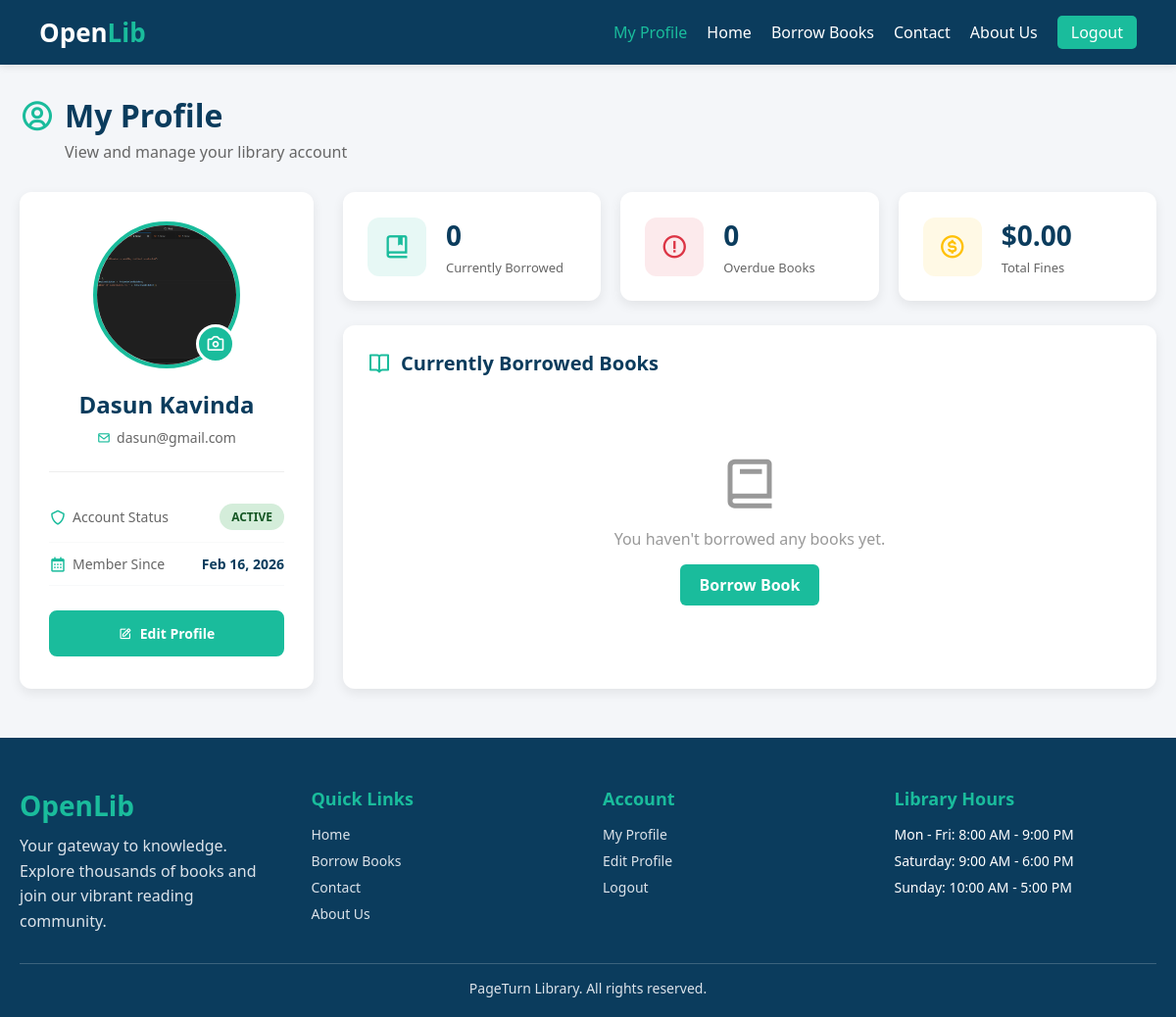
The app's page /User_details/user_detail.php (signed in) with its own data.
### tables this page shows
CREATE TABLE `users` (
  `user_id` int(11) NOT NULL,
  `first_name` varchar(50) NOT NULL,
  `last_name` varchar(50) NOT NULL,
  `phone` varchar(20) DEFAULT NULL,
  `address` text DEFAULT NULL,
  `email` varchar(100) NOT NULL,
  `profile_picture` varchar(255) DEFAULT 'default_avatar.png',
  `password` varchar(255) NOT NULL,
  `role` enum('user','admin') NOT NULL DEFAULT 'user',
  `status` enum('active','inactive','suspended') DEFAULT 'active',
  `created_at` timestamp NOT NULL DEFAULT current_timestamp(),
  `updated_at` timestamp NOT NULL DEFAULT current_timestamp() ON UPDATE current_timestamp()
);

### User_details/user_detail.php (the view, shortened to what this page needs)
<?php
$host = 'localhost';
$dbname = 'openlib';
$username = 'root';
$password = '';
try {
    $conn = new PDO("mysql:host=$host;dbname=$dbname", $username, $password);
    $conn->setAttribute(PDO::ATTR_ERRMODE, PDO::ERRMODE_EXCEPTION);
} catch(PDOException $e) {
    die("Connection failed: " . $e->getMessage());
}
$user_id = $_SESSION['user_id'];
$stmt = $conn->prepare("SELECT * FROM users WHERE user_id = ?");
$stmt->execute([$user_id]);
$user = $stmt->fetch(PDO::FETCH_ASSOC);
$stmt = $conn->prepare("
    SELECT br.*, b.title, b.author, b.cover_image, b.isbn,
           DATEDIFF(br.due_date, CURDATE()) as days_remaining
    FROM borrow_records br
    JOIN books b ON br.book_id = b.id
    WHERE br.user_id = ? AND br.status IN ('borrowed', 'overdue')
    ORDER BY br.borrow_date DESC
");
$stmt->execute([$user_id]);
$borrowed_books = $stmt->fetchAll(PDO::FETCH_ASSOC);
$stmt = $conn->prepare("SELECT SUM(fine_amount) as total_fines FROM borrow_records WHERE user_id = ? AND fine_amount > 0");
$stmt->execute([$user_id]);
$fines_result = $stmt->fetch(PDO::FETCH_ASSOC);
$total_fines = $fines_result['total_fines'] ?? 0;
$currently_borrowed = count($borrowed_books);
$overdue_count = 0;
?>
<!DOCTYPE html>
<html lang="en">
<head>
  <link rel="stylesheet" href="user_detail.css">
  <link href='https://unpkg.com/boxicons@2.1.4/css/boxicons.min.css' rel='stylesheet'>
</head>
<body>
<header class="header">
  <div class="logo">Open<span>Lib</span></div>
     <nav class="navbar" id="navMenu">
                <a href="../User_details/user_detail.php" class="active">My Profile</a>
                <a href="../Home/index.php">Home</a>
                <a href="../Borrow_books/borrow_books.php">Borrow Books</a>
                <a href="../contact/contact.php">Contact</a>
                <a href="../About us/About us.php">About Us</a>
                <a href="../Login/user_login.php" class="btn logout">Logout</a>
            </nav>
</header>
<div class="container">
  <div class="page-header">
    <h1><i class='bx bx-user-circle'></i> My Profile</h1>
    <p>View and manage your library account</p>
  </div>
  <div class="profile-grid">
    <div class="profile-card">
      <div class="profile-image-wrapper">
        <?php if (!empty($user['profile_picture']) && file_exists('uploads/profile_pictures/' . $user['profile_picture'])): ?>
          <img src="uploads/profile_pictures/<?php echo htmlspecialchars($user['profile_picture']); ?>" alt="Profile Picture" class="profile-image">
        <?php else: ?>
          <div class="default-avatar">
            <i class='bx bx-user'></i>
          </div>
        <?php endif; ?>
        <button class="btn-upload-photo" onclick="document.getElementById('photoUpload').click()">
          <i class='bx bx-camera'></i>
        </button>
      </div>
      <div class="profile-info">
        <h2><?php echo htmlspecialchars($user['first_name'] . ' ' . $user['last_name']); ?></h2>
        <p class="email"><i class='bx bx-envelope'></i> <?php echo htmlspecialchars($user['email']); ?></p>
      </div>
      <div class="profile-details">
        <div class="detail-row">
          <span class="detail-label"><i class='bx bx-shield'></i> Account Status</span>
          <span class="status-badge status-<?php echo $user['status']; ?>">
            <?php echo ucfirst($user['status']); ?>
          </span>
        </div>
        <div class="detail-row">
          <span class="detail-label"><i class='bx bx-calendar'></i> Member Since</span>
          <span class="detail-value"><?php echo date('M d, Y', strtotime($user['created_at'])); ?></span>
        </div>
      </div>
      <div class="profile-actions">
        <a href="./edit_detail/edit_profile.php" class="btn-primary">
          <i class='bx bx-edit'></i> Edit Profile
        </a>
      </div>
    </div>
    <div class="profile-content">
      <div class="stats-row">
        <div class="stat-box">
          <div class="stat-icon" style="background: rgba(26, 188, 156, 0.1); color: #1abc9c;">
            <i class='bx bx-book-bookmark'></i>
          </div>
          <div class="stat-info">
            <h3><?php echo $currently_borrowed; ?></h3>
            <p>Currently Borrowed</p>
          </div>
        </div>
        <div class="stat-box">
          <div class="stat-icon" style="background: rgba(220, 53, 69, 0.1); color: #dc3545;">
            <i class='bx bx-error-circle'></i>
          </div>
          <div class="stat-info">
            <h3><?php echo $overdue_count; ?></h3>
            <p>Overdue Books</p>
          </div>
        </div>
        <div class="stat-box">
          <div class="stat-icon" style="background: rgba(255, 193, 7, 0.1); color: #ffc107;">
            <i class='bx bx-dollar-circle'></i>
          </div>
          <div class="stat-info">
            <h3>$<?php echo number_format($total_fines, 2); ?></h3>
            <p>Total Fines</p>
          </div>
        </div>
      </div>
      <div class="books-section">
        <div class="section-header">
          <h3><i class='bx bx-book-open'></i> Currently Borrowed Books</h3>
        </div>
        <?php if (empty($borrowed_books)): ?>
          <div class="empty-state">
            <i class='bx bx-book'></i>
            <p>You haven't borrowed any books yet.</p>
            <a href="../Borrow_books/borrow_books.php" class="btn-link">Borrow Book</a>
          </div>
        <?php endif; ?>
      </div>
    </div>
  </div>
</div>
<footer class="footer">
  <div class="footer-container">
    <div class="footer-grid">
      <div class="footer-column">
        <a href="/" class="footer-logo">OpenLib</a>
        <p class="footer-description">Your gateway to knowledge. Explore thousands of books and join our vibrant reading community.</p>
      </div>
      <div class="footer-column">
        <h3>Quick Links</h3>
        <ul>
          <li><a href="../Home/index.php">Home</a></li>
          <li><a href="../Borrow_books/borrow_books.php">Borrow Books</a></li>
          <li><a href="../contact/contact.php">Contact</a></li>
          <li><a href="../About us/about us.php">About Us</a></li>
        </ul>
      </div>
      <div class="footer-column">
        <h3>Account</h3>
        <ul>
          <li><a href="../User_details/user_detail.php">My Profile</a></li>
          <li><a href="../User_details/edit_detail/edit_profile.php">Edit Profile</a></li>
          <li><a href="../Login/user_login.php">Logout</a></li>
        </ul>
      </div>
      <div class="footer-column">
        <h3>Library Hours</h3>
        <ul>
          <li>Mon - Fri: 8:00 AM - 9:00 PM</li>
          <li>Saturday: 9:00 AM - 6:00 PM</li>
          <li>Sunday: 10:00 AM - 5:00 PM</li>
        </ul>
      </div>
    </div>
    <div class="footer-bottom">
      <p>PageTurn Library. All rights reserved.</p>
    </div>
  </div>
</footer>
</body>
</html>

### records on screen
users: profile_picture (picture), first_name+last_name "Dasun Kavinda", email "dasun@gmail.com", status "ACTIVE", created_at "Feb 16, 2026"

### other values on screen
$currently_borrowed "0"
$overdue_count "0"
$total_fines "0.00"
